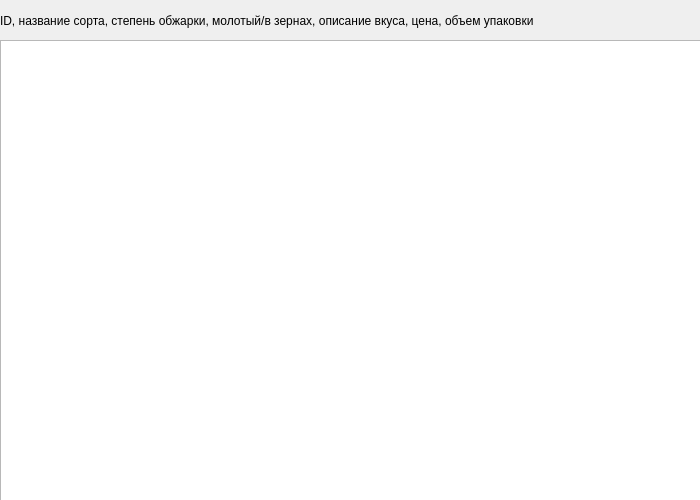
<?xml version="1.0" encoding="UTF-8"?>
<ui version="4.0">
 <class>Form</class>
 <widget class="QWidget" name="Form">
  <property name="geometry">
   <rect>
    <x>0</x>
    <y>0</y>
    <width>700</width>
    <height>500</height>
   </rect>
  </property>
  <property name="minimumSize">
   <size>
    <width>700</width>
    <height>500</height>
   </size>
  </property>
  <property name="maximumSize">
   <size>
    <width>700</width>
    <height>500</height>
   </size>
  </property>
  <property name="windowTitle">
   <string>Coffee info</string>
  </property>
  <widget class="QListWidget" name="coffee_listWidget">
   <property name="geometry">
    <rect>
     <x>0</x>
     <y>40</y>
     <width>701</width>
     <height>461</height>
    </rect>
   </property>
   <property name="font">
    <font>
     <pointsize>9</pointsize>
    </font>
   </property>
  </widget>
  <widget class="QLabel" name="header_label">
   <property name="geometry">
    <rect>
     <x>0</x>
     <y>0</y>
     <width>701</width>
     <height>41</height>
    </rect>
   </property>
   <property name="font">
    <font>
     <pointsize>9</pointsize>
    </font>
   </property>
   <property name="text">
    <string>ID, название сорта, степень обжарки, молотый/в зернах, описание вкуса, цена, объем упаковки</string>
   </property>
  </widget>
 </widget>
 <resources/>
 <connections/>
</ui>
